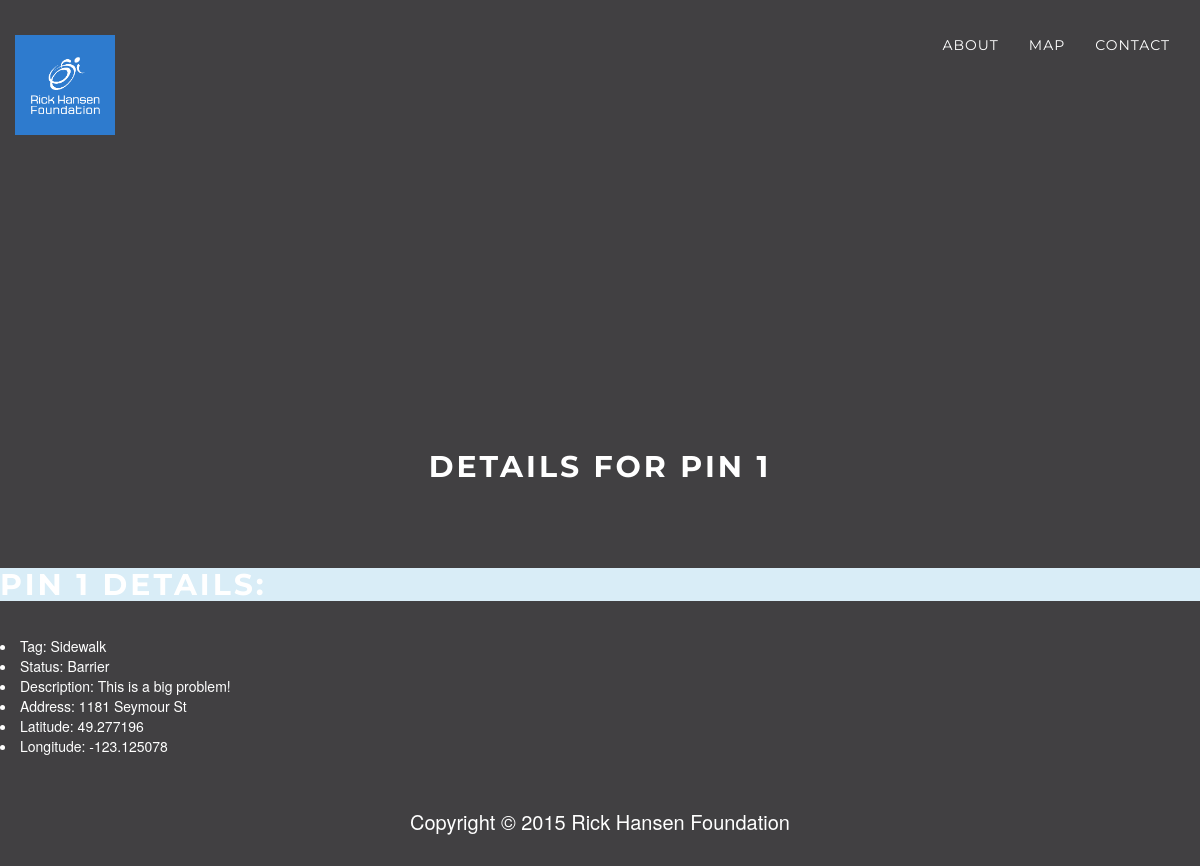
/pins/1/, run on the app's committed database.
### BarrierBuster/models.py (models this page shows)
class Pin(models.Model):
	Tag_Choice = Tag_Choice = (('Curb Cut', 'Curb Cut'), ('Sidewalk','Sidewalk'), ('Accessible Path','Accessible Path'),
		('Transit', 'Transit'), ('Public Elevator', 'Public Elevator'), ('Accessible Washroom', 'Accessible Washroom'),
		('Customer Service', 'Customer Service'), ('Accessible Entrance', 'Accessible Entrance'), ('Automatic Door', 'Automatic Door'),
		('Traffic Light Timing', 'Traffic Light Timing'), ('Traffic Light Low Sound', 'Traffic Light Low Sound'),
		('Accessible Parking', 'Accessible Parking'), ('Establishment Policy', 'Establishment Policy'), ('Other', 'Other'))
	Status_Choice = (('Barrier','Barrier'),('In Progress','In Progress'),('Resolved', 'Resolved'),('Best Practice','Best Practice'))
	tag = models.CharField(max_length=50, choices=Tag_Choice, blank=False, default='Accessible Path')
	status = models.CharField(max_length=20, choices=Status_Choice, blank=False, default='Barrier')
	description = models.TextField(max_length=500, null=True, blank=True)
	date_created = models.DateTimeField(blank=True, null=True)
	date_updated = models.DateTimeField(blank=True, null=True)
	address = models.TextField(max_length=500, null=True, blank=True)
	location_latitude = models.FloatField(blank=False)
	location_longitude = models.FloatField(blank=False)
	img = models.ImageField(upload_to='static/images/', blank=True, null=True)

### BarrierBuster/views.py (the view)
# urls.py: url(r'^pins/(?P<pin_id>\d+)/$', views.pinDetail, name='pindetail'),
def pinDetail(request, pin_id):
	pin = get_object_or_404(Pin, pk=pin_id)
	data = serializers.serialize('json', Pin.objects.filter(pk=pin_id))
	if pin.img:
		return render(request, 'BarrierBuster/pin_detail.html', {'allPins': data, 'pin': pin, 'image_path': settings.STATIC_URL + pin.img.url[7:]})
	else:
		return render(request, 'BarrierBuster/pin_detail.html', {'allPins': data, 'pin': pin})

### templates/BarrierBuster/pin_detail.html (shortened to what this page needs)
<!DOCTYPE html>
<html lang="en">
<head>
    <link href="/static/css/bootstrap.min.css" rel="stylesheet">
    <link href="/static/css/grayscale.css" rel="stylesheet">
    <link href="/static/font-awesome/css/font-awesome.min.css" rel="stylesheet" type="text/css">
</head>
<body id="page-top" data-spy="scroll" data-target=".navbar-fixed-top">
    <nav class="navbar navbar-custom navbar-fixed-top" role="navigation">
        <div class="container">
            <div class="navbar-header">
                <a class="navbar-brand page-scroll" href="{% url 'BarrierBuster:index' %}">
                    <img class = "rHlogo" src="/static/img/RickHansen_Logo.png"></img>
                </a>
            </div>
            <div class="collapse navbar-collapse navbar-right navbar-main-collapse">
                <ul class="nav navbar-nav">
                    <li>
                        <a class="page-scroll" href="{% url 'BarrierBuster:index' %}#about">About</a>
                    </li>
                    <li>
                        <a class="page-scroll" href="{% url 'BarrierBuster:index' %}#map">Map</a>
                    </li>
                    <li>
                        <a class="page-scroll" href="{% url 'BarrierBuster:index' %}#contact">Contact</a>
                    </li>
                </ul>
            </div>
        </div>
    </nav>
    <div id="map"></div>
    <div class="container text-center" style="padding-top: 50px; padding-bottom: 50px">
    <h2>Details for pin {{pin.id}} </h2>
    </div>
    <div id="pinlist">
        <h2 class="bg-info"> Pin {{pin.id}} Details:</h2>
        <li>Tag: {{pin.tag}}</ls>
        <li>Status: {{pin.status}}</li>
        <li>Description: {{pin.description}}</li>
        <li>Address: {{pin.address}}</li>
        <li>Latitude: {{pin.location_latitude}}</li>
        <li>Longitude: {{pin.location_longitude}}</li>
    </div>
    <footer>
        <div class="container text-center">
            <p>Copyright &copy; 2015 Rick Hansen Foundation</p>
        </div>
    </footer>
</body>
</html>

### static/css/grayscale.css (style rules this page uses)
body { width: 100%; height: 100%; font-family: Lora,"Helvetica Neue",Helvetica,Arial,sans-serif; color: #fff; background-color: #414042; }
html { width: 100%; height: 100%; }
h1, h2, h3, h4, h5, h6 { margin-bottom: 0em; margin: 0 0 35px; text-transform: uppercase; font-family: Montserrat,"Helvetica Neue",Helvetica,Arial,sans-serif; font-weight: 700; letter-spacing: 3px; font-size: 15; }
p { margin-top: 0em; margin: 0 0 25px; font-size: 18px; line-height: 1.5; }
@media (min-width:768px) { p { margin: 0 0 35px; font-size: 20px; line-height: 1.6; } }
a { color: #42dca3; -webkit-transition: all .2s ease-in-out; -moz-transition: all .2s ease-in-out; transition: all .2s ease-in-out; }
.navbar-custom { margin-bottom: 0; border-bottom: 1px solid rgba(255,255,255,.3); text-transform: uppercase; font-family: Montserrat,"Helvetica Neue",Helvetica,Arial,sans-serif; background-color: #000; }
.navbar-custom .navbar-brand { font-weight: 700; }
.navbar-custom a { color: #fff; }
.navbar-custom .nav li a { -webkit-transition: background .3s ease-in-out; -moz-transition: background .3s ease-in-out; transition: background .3s ease-in-out; }
@media (min-width:768px) { .navbar-custom { padding: 20px 0; border-bottom: 0; letter-spacing: 1px; background: 0 0; -webkit-transition: background .5s ease-in-out,padding .5s ease-in-out; -moz-transition: background .5s ease-in-out,padding .5s ease-in-out; transition: background .5s ease-in-out,padding .5s ease-in-out; } }
.rHlogo { height: 100px; width: 100px; margin: 0px; }
#map { width: 100%; height: 200px; margin-top: 100px; }
@media (min-width:767px) { #map { height: 400px; margin-top: 0px; } }
footer { padding: 50px 0; }
footer p { margin: 0; }
body { webkit-tap-highlight-color: rgba(255,255,255,.2); }
.container { width: 100%; }

### data on the page
Pin: id "1", tag "Sidewalk", status "Barrier", description "This is a big problem!", address "1181 Seymour St", location_latitude "49.277196", location_longitude "-123.125078"
